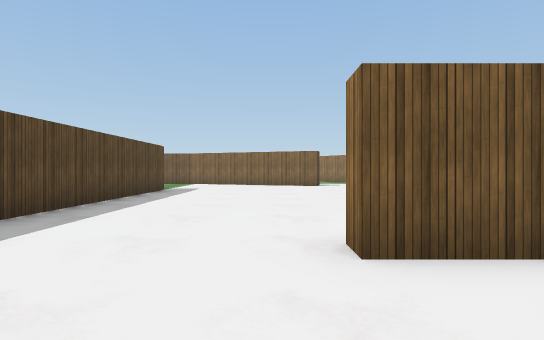
[1] (above)

15 first-person views from a walk through a scene from a Unity 3-D project. The camera is 1.3 m above the floor, looks level and sees 80° across. The floor is counted in squares, 2 m on a side. Each view is taken from the middle of a square. On the plan, view 1 faces up. The plan holds only what a view shows up to about 10 squares ahead; the rest is blank. The place goes on beyond the plan. Some surface patterns are stand-ins.

[2]
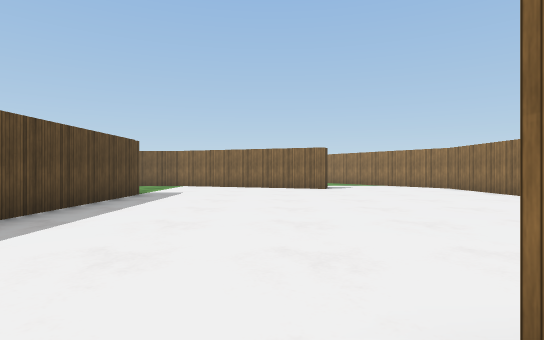

[3]
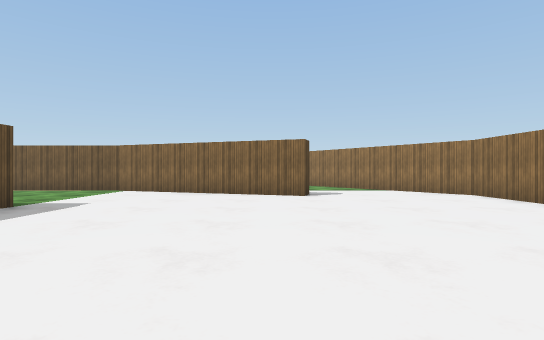

[4]
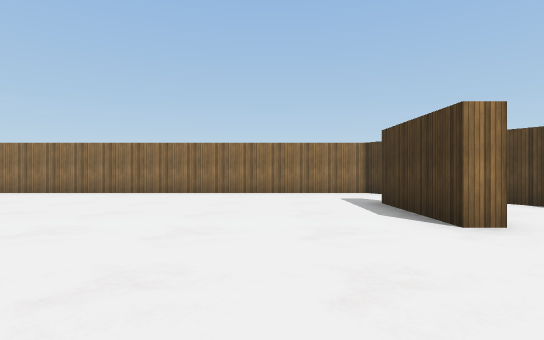

[5]
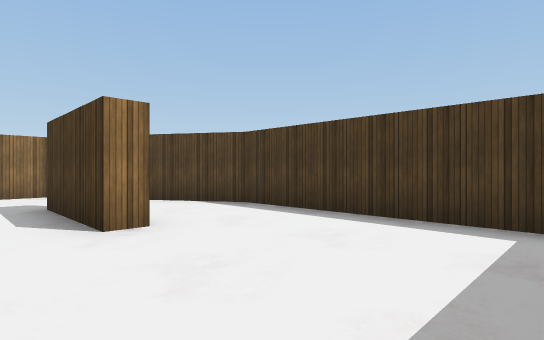

[6]
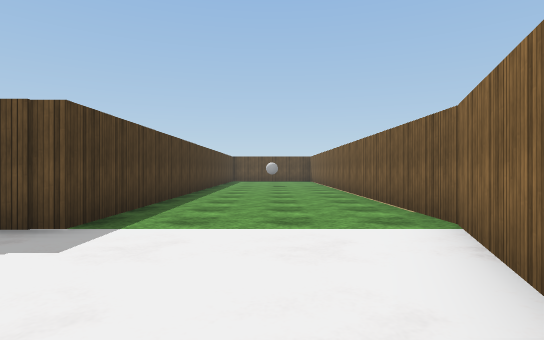

[7]
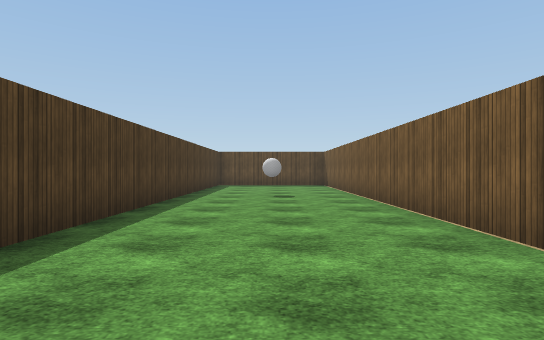

[8]
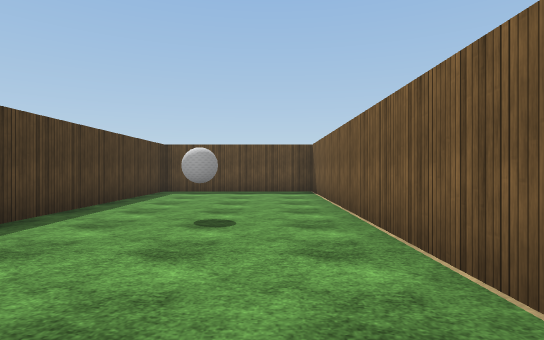

[9]
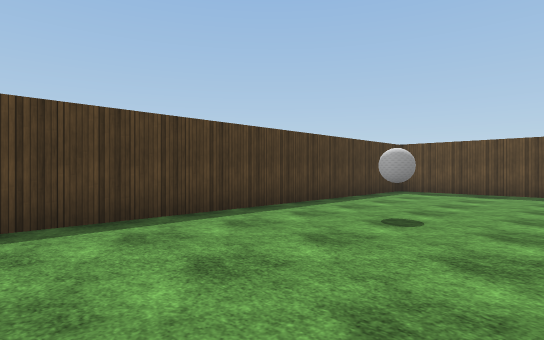

[10]
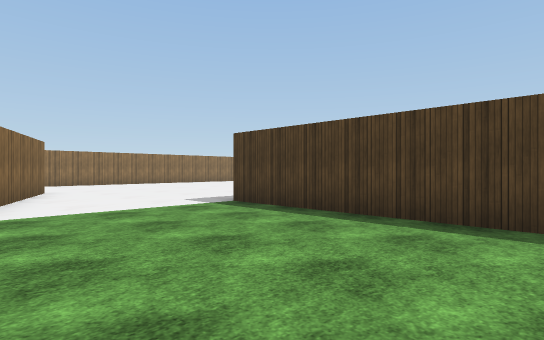

[11]
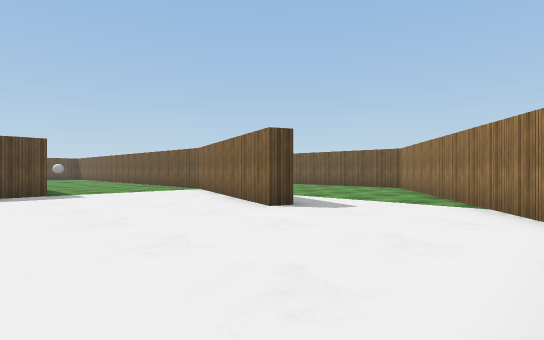

[12]
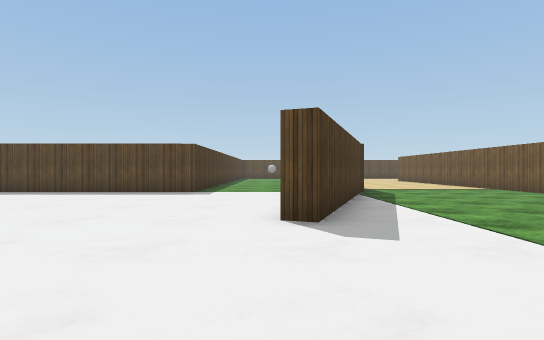

[13]
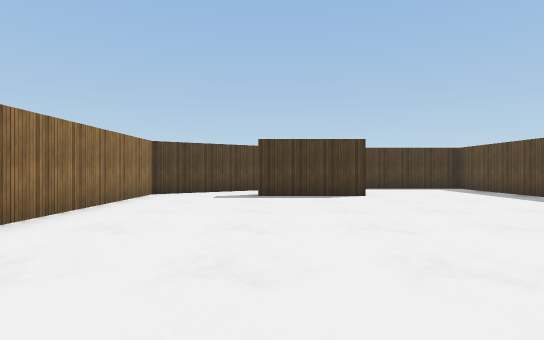

[14]
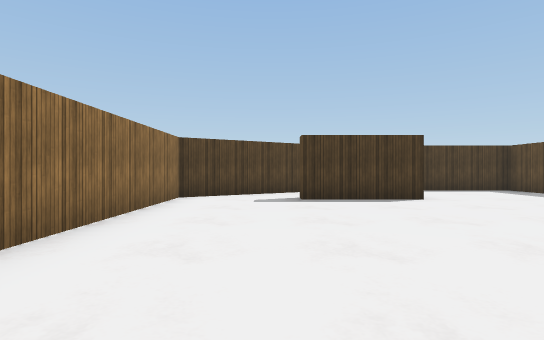

[15]
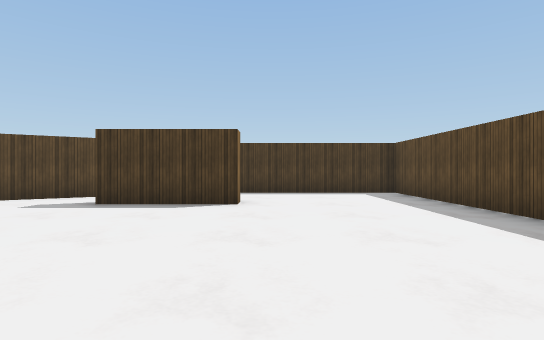

### Floor plan
Points are (right, up) in squares from view 1. A wall is a line through its corners. A room is listed if a view was taken in it or the views show most of it. See-through windows are left out.
Room 1 (views 1, 2, 3, 4, 5, 6, 7, 8, 9, 10, 11, 12, 13, 14, 15)
walls: (-0.9, 14.6) (2, 13.6) (1.8, 13.1) (-3.9, 15.2) (-18.8, 15.2) (-18.8, 10.7) (-3.5, 10.7) (-3.5, -0.3) (2, -0.3) (6.2, 2.3) (6.2, 13.4) (3.3, 17.3); (2, 2.4) (0.7, 2.4) (0.7, 2.9) (3.4, 2.9)
ways out: opening at (2, 16)
objects: other object (-13, 13)

Where each view was taken, in squares from view 1:
view 1: 0 up, 0 right, facing up
view 2: 2 up, 0 right, facing up
view 3: 5 up, 1 right, facing up
view 4: 5 up, 3 left, facing right
view 5: 4 up, 3 left, facing down-right
view 6: 13 up, 0 right, facing left
view 7: 13 up, 5 left, facing left
view 8: 14 up, 9 left, facing left
view 9: 15 up, 9 left, facing down-left
view 10: 15 up, 9 left, facing down-right
view 11: 9 up, 6 right, facing up-left
view 12: 13 up, 6 right, facing left
view 13: 11 up, 3 right, facing down
view 14: 10 up, 4 right, facing down
view 15: 9 up, 0 right, facing down
